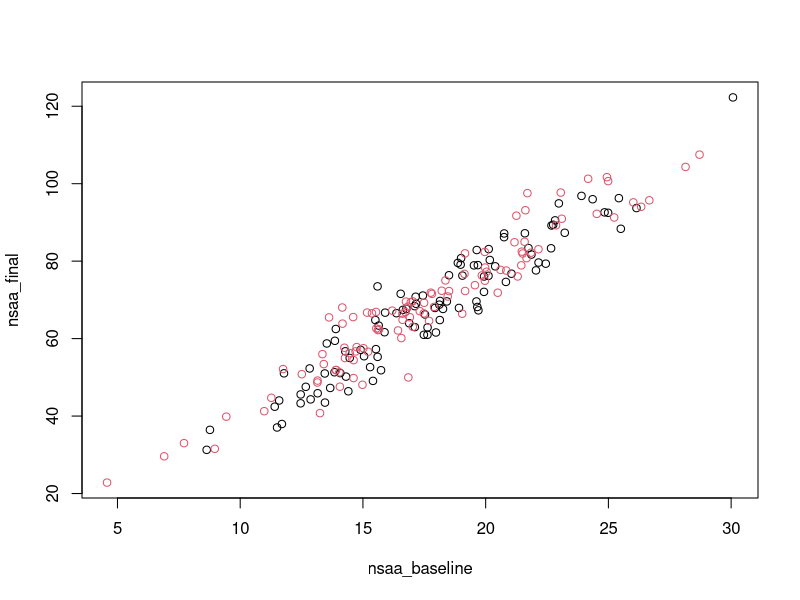

Reproduce this figure in R.
n <- 100# change this
t_effect <- 2 # change this
n_sim <- 1000
pvals <- rep(0, times = n_sim)
treat_coef <- rep(0, times = n_sim)

nsaa_baseline <- rnorm(2*n,
                       mean = 17.3,
                       sd = 4.4)
treatment <- rep(c(0,1), each = n)

nsaa_final <- t_effect*treatment + 3.8*nsaa_baseline + rnorm(2*n,
                                                           sd = 5.6)
plot(nsaa_baseline, nsaa_final, col=1+treatment)
cor(nsaa_baseline, nsaa_final)

for(i in 1:n_sim){
  nsaa_baseline <- rnorm(2*n,
                         mean = 15,
                         sd = 4)
  treatment <- rep(c(0,1), each = n)
  
  nsaa_final <- t_effect*treatment - 0.8*nsaa_baseline + rnorm(2*n,
                                                        sd = 4)
  
  df <- data.frame(nsaa_baseline = nsaa_baseline,
                   nsaa_final = nsaa_final,
                   treatment = treatment)
  
  fit0 <- lm(nsaa_final ~ nsaa_baseline + treatment,
             data = df)
  fit0_sum <- summary(fit0)
  treat_coef[i] <- fit0_sum$coefficients[3,1]
  pvals[i] <- fit0_sum$coefficients[3,4]
  
}
